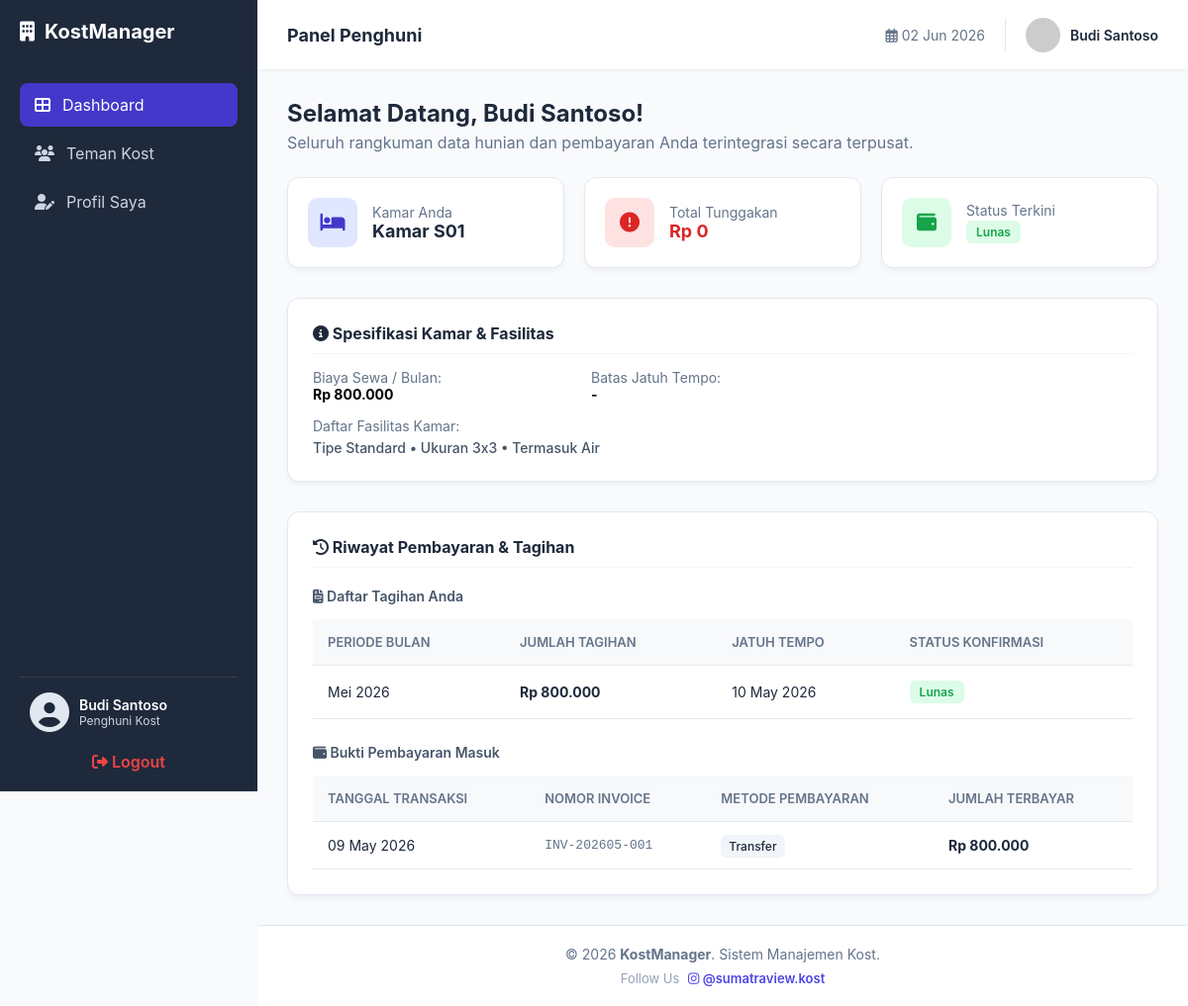
/user_dashboard.php (signed in), run on the app's committed database.
### tables this page shows
CREATE TABLE `penghuni` (
  `id_penghuni` int(11) NOT NULL,
  `nama_lengkap` varchar(100) NOT NULL,
  `no_hp` varchar(15) DEFAULT NULL,
  `email` varchar(100) DEFAULT NULL,
  `nik` varchar(20) DEFAULT NULL,
  `id_user` int(11) DEFAULT NULL,
  `id_kamar` int(11) DEFAULT NULL,
  `tgl_masuk` date DEFAULT NULL,
  `foto_ktp` varchar(255) DEFAULT NULL,
  `catatan` text DEFAULT NULL,
  `jatuh_tempo` date DEFAULT NULL,
  `status_pembayaran` enum('Lunas','Belum Bayar') DEFAULT 'Belum Bayar',
  `status_penyewa` enum('Aktif','Selesai') DEFAULT 'Aktif'
);

CREATE TABLE `kamar` (
  `id_kamar` int(11) NOT NULL,
  `nomor_kamar` varchar(10) NOT NULL,
  `tipe_kamar` varchar(50) DEFAULT NULL,
  `ukuran` varchar(20) DEFAULT NULL,
  `harga_per_bulan` decimal(10,2) NOT NULL,
  `deposit` int(11) DEFAULT NULL,
  `status` enum('Tersedia','Terisi') DEFAULT 'Tersedia',
  `listrik_termasuk` tinyint(1) DEFAULT 0,
  `air_termasuk` tinyint(1) DEFAULT 0,
  `foto_kamar` varchar(255) DEFAULT NULL
);

CREATE TABLE `tagihan` (
  `id_tagihan` int(11) NOT NULL,
  `bulan_tagihan` varchar(20) DEFAULT NULL,
  `jatuh_tempo` date DEFAULT NULL,
  `jumlah_tagihan` decimal(10,2) DEFAULT NULL,
  `status_tagihan` varchar(20) DEFAULT NULL,
  `id_penghuni` int(11) DEFAULT NULL
);

CREATE TABLE `pembayaran` (
  `id_pembayaran` int(11) NOT NULL,
  `id_penghuni` int(11) DEFAULT NULL,
  `tgl_bayar` timestamp NULL DEFAULT current_timestamp(),
  `jumlah_bayar` decimal(10,2) NOT NULL,
  `metode_bayar` varchar(50) NOT NULL,
  `status_pembayaran` enum('lunas','menunggu') DEFAULT 'lunas',
  `no_invoice` varchar(50) DEFAULT NULL,
  `id_tagihan` int(11) DEFAULT NULL
);

### koneksi.php (called while the page is built, shortened)
<?php
function formatRupiah($angka) {
    $hasil_rupiah = "Rp " . number_format($angka, 0, ',', '.');
    return $hasil_rupiah;
}
?>

### user_dashboard.php (the view, shortened to what this page needs)
<?php
require 'koneksi.php';
$id_penghuni = $_SESSION['id_penghuni'] ?? '';
$query_penghuni = "SELECT penghuni.*, kamar.nomor_kamar, kamar.harga_per_bulan, kamar.tipe_kamar, kamar.ukuran, kamar.listrik_termasuk, kamar.air_termasuk
                   FROM penghuni
                   LEFT JOIN kamar ON penghuni.id_kamar = kamar.id_kamar
                   WHERE penghuni.id_penghuni = '$id_penghuni'";
$res_penghuni = mysqli_query($conn, $query_penghuni);
$user_data = mysqli_fetch_assoc($res_penghuni);
$query_tagihan = "SELECT * FROM tagihan WHERE id_penghuni = '$id_penghuni' ORDER BY jatuh_tempo DESC";
$result_tagihan = mysqli_query($conn, $query_tagihan);
$query_pembayaran = "SELECT * FROM pembayaran WHERE id_penghuni = '$id_penghuni' ORDER BY tgl_bayar DESC";
$result_pembayaran = mysqli_query($conn, $query_pembayaran);
$query_total_tagihan = "SELECT SUM(jumlah_tagihan) as total FROM tagihan WHERE id_penghuni = '$id_penghuni' AND status_tagihan != 'Lunas'";
$total_tagihan_res = mysqli_fetch_assoc(mysqli_query($conn, $query_total_tagihan));
$total_belum_bayar = $total_tagihan_res['total'] ?? 0;
?>
<!DOCTYPE html>
<html lang="id">
<head>
    <link rel="stylesheet" href="style.css">
    <link rel="stylesheet" href="https://cdnjs.cloudflare.com/ajax/libs/font-awesome/6.4.0/css/all.min.css">
</head>
<body>
    <?php include 'includes/user_sidebar.php'; ?>
    <div class="main-wrapper">
        <?php include 'includes/user_header.php'; ?>
        <main class="main-content">
            <div style="margin-bottom: 25px;">
                <h1 style="margin: 0; font-size: 24px; color: #1e293b;">Selamat Datang, <?= htmlspecialchars($user_data['nama_lengkap'] ?? 'Penghuni'); ?>!</h1>
                <p style="color: #64748b; margin-top: 5px;">Seluruh rangkuman data hunian dan pembayaran Anda terintegrasi secara terpusat.</p>
            </div>
            <div class="summary-grid">
                <div class="summary-card">
                    <div class="summary-icon" style="background: #e0e7ff; color: #4338ca;"><i class="fas fa-bed"></i></div>
                    <div>
                        <div style="font-size: 14px; color: #64748b;">Kamar Anda</div>
                        <div style="font-size: 18px; font-weight: 700; color: #1e293b;">
                            <?= !empty($user_data['nomor_kamar']) ? 'Kamar ' . htmlspecialchars($user_data['nomor_kamar']) : 'Belum Atur'; ?>
                        </div>
                    </div>
                </div>
                <div class="summary-card">
                    <div class="summary-icon" style="background: #fee2e2; color: #dc2626;"><i class="fas fa-exclamation-circle"></i></div>
                    <div>
                        <div style="font-size: 14px; color: #64748b;">Total Tunggakan</div>
                        <div style="font-size: 18px; font-weight: 700; color: #dc2626;"><?= formatRupiah($total_belum_bayar) ?></div>
                    </div>
                </div>
                <div class="summary-card">
                    <div class="summary-icon" style="background: #dcfce7; color: #16a34a;"><i class="fas fa-wallet"></i></div>
                    <div>
                        <div style="font-size: 14px; color: #64748b;">Status Terkini</div>
                        <div style="font-size: 16px; font-weight: 700; margin-top: 2px;">
                            <?php
                                $st = $user_data['status_pembayaran'] ?? 'Belum Bayar';
                                if($st == 'Lunas') echo '<span class="badge badge-lunas">Lunas</span>';
                                elseif($st == 'DP') echo '<span class="badge badge-dp">DP</span>';
                                else echo '<span class="badge badge-belum">Belum Bayar</span>';
                            ?>
                        </div>
                    </div>
                </div>
            </div>
            <div class="data-section" style="margin-bottom: 30px;">
                <h3 style="margin-top: 0; color: #1e293b; font-size: 16px; border-bottom: 1px solid #f1f5f9; padding-bottom: 10px;"><i class="fas fa-info-circle"></i> Spesifikasi Kamar & Fasilitas</h3>
                <div style="display: grid; grid-template-columns: repeat(auto-fit, minmax(200px, 1fr)); gap: 15px; margin-top: 15px; font-size: 14px;">
                    <div><span style="color: #64748b;">Biaya Sewa / Bulan:</span> <br><strong><?= isset($user_data['harga_per_bulan']) ? formatRupiah($user_data['harga_per_bulan']) : '-'; ?></strong></div>
                    <div><span style="color: #64748b;">Batas Jatuh Tempo:</span> <br><strong><?= (!empty($user_data['jatuh_tempo']) && $user_data['jatuh_tempo'] != '0000-00-00') ? date('d M Y', strtotime($user_data['jatuh_tempo'])) : '-'; ?></strong></div>
                    <div style="grid-column: 1 / -1;">
                        <span style="color: #64748b;">Daftar Fasilitas Kamar:</span> <br>
                        <p style="margin: 5px 0 0 0; font-weight: 500; color: #475569;">
                            <?php
                                $fasilitas_arr = [];
                                if(!empty($user_data['tipe_kamar'])) $fasilitas_arr[] = "Tipe " . htmlspecialchars($user_data['tipe_kamar']);
                                if(!empty($user_data['ukuran'])) $fasilitas_arr[] = "Ukuran " . htmlspecialchars($user_data['ukuran']);
                                if(isset($user_data['air_termasuk']) && $user_data['air_termasuk'] == 1) $fasilitas_arr[] = "Termasuk Air";
                                echo !empty($fasilitas_arr) ? implode(' • ', $fasilitas_arr) : 'Fasilitas standar hunian kost.';
                            ?>
                        </p>
                    </div>
                </div>
            </div>
            <div class="data-section">
                <h3 style="margin-top: 0; color: #1e293b; font-size: 16px; border-bottom: 1px solid #f1f5f9; padding-bottom: 10px;"><i class="fas fa-history"></i> Riwayat Pembayaran & Tagihan</h3>
                <div class="sub-title"><i class="fas fa-file-invoice"></i> Daftar Tagihan Anda</div>
                <div style="overflow-x: auto; margin-bottom: 25px;">
                    <table>
                        <thead>
                            <tr>
                                <th>Periode Bulan</th>
                                <th>Jumlah Tagihan</th>
                                <th>Jatuh Tempo</th>
                                <th>Status Konfirmasi</th>
                            </tr>
                        </thead>
                        <tbody>
                            <?php if(mysqli_num_rows($result_tagihan) > 0): ?>
                                <?php
                                mysqli_data_seek($result_tagihan, 0);
                                while($t = mysqli_fetch_assoc($result_tagihan)):
                                ?>
                                <tr>
                                    <td><?= htmlspecialchars($t['bulan_tagihan']) ?></td>
                                    <td><strong><?= formatRupiah($t['jumlah_tagihan']) ?></strong></td>
                                    <td><?= date('d M Y', strtotime($t['jatuh_tempo'])) ?></td>
                                    <td>
                                        <?php if($t['status_tagihan'] == 'Lunas'): ?>
                                            <span class="badge badge-lunas">Lunas</span>
                                        <?php else: ?>
                                            <span class="badge badge-belum">Belum Bayar</span>
                                        <?php endif; ?>
                                    </td>
                                </tr>
                                <?php endwhile; ?>
                            <?php else: ?>
                                <tr><td colspan="4" style="text-align:center; padding:15px; color:#94a3b8; font-size: 13px;">Tidak ada catatan tagihan.</td></tr>
                            <?php endif; ?>
                        </tbody>
                    </table>
                </div>
                <div class="sub-title"><i class="fas fa-wallet"></i> Bukti Pembayaran Masuk</div>
                <div style="overflow-x: auto;">
                    <table>
                        <thead>
                            <tr>
                                <th>Tanggal Transaksi</th>
                                <th>Nomor Invoice</th>
                                <th>Metode Pembayaran</th>
                                <th>Jumlah Terbayar</th>
                            </tr>
                        </thead>
                        <tbody>
                            <?php if(mysqli_num_rows($result_pembayaran) > 0): ?>
                                <?php
                                mysqli_data_seek($result_pembayaran, 0);
                                while($p = mysqli_fetch_assoc($result_pembayaran)):
                                ?>
                                <tr>
                                    <td><?= date('d M Y', strtotime($p['tgl_bayar'])) ?></td>
                                    <td style="font-family: monospace; font-size: 13px; color: #64748b;"><?= htmlspecialchars($p['no_invoice']) ?></td>
                                    <td><span style="background: #f1f5f9; padding: 4px 8px; border-radius: 6px; font-size: 12px; font-weight: 500;"><?= htmlspecialchars($p['metode_bayar']) ?></span></td>
                                    <td><strong><?= formatRupiah($p['jumlah_bayar']) ?></strong></td>
                                </tr>
                                <?php endwhile; ?>
                            <?php else: ?>
                                <tr><td colspan="4" style="text-align:center; padding:15px; color:#94a3b8; font-size: 13px;">Belum ada log pembayaran.</td></tr>
                            <?php endif; ?>
                        </tbody>
                    </table>
                </div>
            </div>
        </main>
        <?php include 'includes/user_footer.php'; ?>
    </div>
</body>
</html>

### style.css (style rules this page uses)
* { margin: 0; padding: 0; box-sizing: border-box; font-family: 'Inter', sans-serif; }
body { display: flex; background-color: #f8f9fa; min-height: 100vh; }
.main-content { flex: 1; padding: 30px; }
.data-section { background: white; border-radius: 15px; padding: 25px; box-shadow: 0 4px 6px -1px rgba(0,0,0,0.1); }
table { width: 100%; border-collapse: collapse; margin-top: 10px; }
table th { text-align: left; padding: 15px; background-color: #f8f9fa; color: #64748b; font-size: 13px; text-transform: uppercase; border-bottom: 1px solid #e2e8f0; }
table td { padding: 15px; border-bottom: 1px solid #e2e8f0; color: #1e293b; font-size: 14px; }
.badge { padding: 5px 12px; border-radius: 20px; font-size: 12px; font-weight: 600; }

### user_dashboard.php (style rules this page uses)
:root { --sidebar-width: 260px; --navbar-height: 70px; --primary-dark: #1e293b; }
body { margin: 0; display: flex; background-color: #f8fafc; font-family: 'Inter', sans-serif; }
.main-wrapper { flex: 1; margin-left: var(--sidebar-width); display: flex; flex-direction: column; min-height: 100vh; }
.main-content { padding: 30px; flex: 1; }
.summary-grid { display: grid; grid-template-columns: repeat(auto-fit, minmax(240px, 1fr)); gap: 20px; margin-bottom: 30px; }
.summary-card { background: white; padding: 20px; border-radius: 12px; border: 1px solid #e2e8f0; display: flex; align-items: center; gap: 15px; box-shadow: 0 4px 6px -1px rgba(0,0,0,0.05); }
.summary-icon { width: 50px; height: 50px; border-radius: 10px; display: flex; align-items: center; justify-content: center; font-size: 20px; }
.data-section { background: white; border-radius: 12px; padding: 25px; border: 1px solid #e2e8f0; box-shadow: 0 4px 6px -1px rgba(0,0,0,0.05); }
table { width: 100%; border-collapse: collapse; margin-top: 10px; }
th { background: #f8fafc; color: #64748b; font-weight: 600; text-align: left; padding: 12px 15px; border-bottom: 2px solid #edf2f7; text-transform: uppercase; font-size: 11px; }
td { padding: 12px 15px; border-bottom: 1px solid #edf2f7; color: #1e293b; font-size: 14px; }
.badge { padding: 4px 10px; border-radius: 6px; font-size: 12px; font-weight: 600; display: inline-block; }
.badge-lunas { background: #dcfce7; color: #16a34a; }
.sub-title { margin-top: 20px; margin-bottom: 5px; color: #475569; font-size: 14px; font-weight: 600; }

### data on the page
penghuni: nama_lengkap "Budi Santoso", id_kamar.nomor_kamar "S01", id_kamar.harga_per_bulan "Rp 800.000"
tagihan: bulan_tagihan "Mei 2026", jumlah_tagihan "Rp 800.000", jatuh_tempo "10 May 2026", status_tagihan "Lunas"
pembayaran: tgl_bayar "09 May 2026", no_invoice "INV-202605-001", metode_bayar "Transfer", jumlah_bayar "Rp 800.000"

### other printed values
$_SESSION['nama_lengkap'] "Budi Santoso"
$_header_nama "Budi Santoso"
formatRupiah($total_belum_bayar) "Rp 0"
implode(' • ', $fasilitas_arr) "Tipe Standard • Ukuran 3x3 • Termasuk Air"
